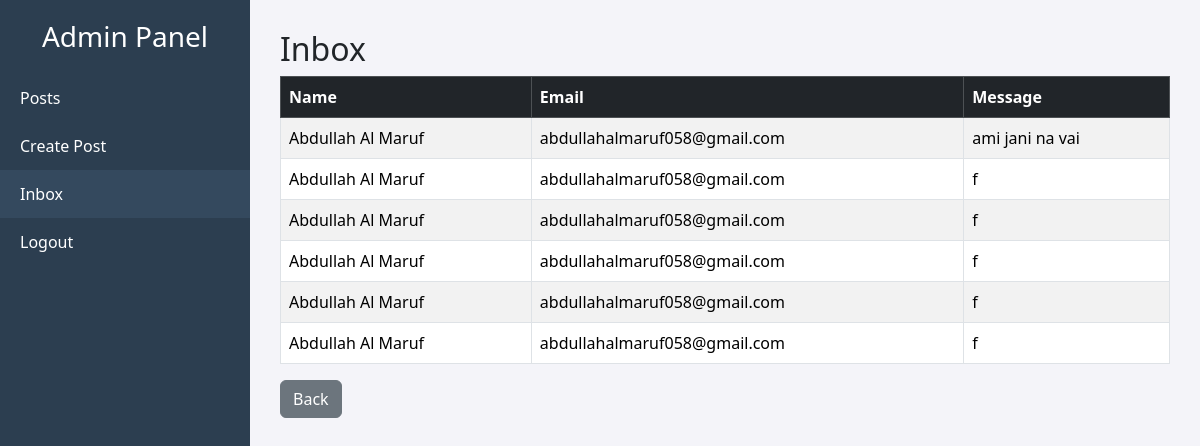
Page /inbox.php (signed in) on the committed database.
### tables this page shows
CREATE TABLE `contact` (
  `id` int(11) NOT NULL,
  `firstname` varchar(100) NOT NULL,
  `lastname` varchar(100) NOT NULL,
  `email` varchar(500) NOT NULL,
  `message` text NOT NULL
);

### inbox.php (the view, shortened to what this page needs)
<?php
include "db.php";
?>
<!DOCTYPE html>
<html lang="en">
<head>
<link href="https://cdn.jsdelivr.net/npm/bootstrap@5.3.1/dist/css/bootstrap.min.css" rel="stylesheet">
</head>
<body>
<div class="sidebar">
    <h3>Admin Panel</h3>
    <a href="post.php">Posts</a>
    <a href="create.php">Create Post</a>
    <a href="inbox.php" style="background:#34495e;">Inbox</a>
    <a href="logout.php">Logout</a>
</div>
<div class="content">
    <h2>Inbox</h2>
<?php
$sql = "SELECT * FROM contact ORDER BY id DESC";
$result = $conn->query($sql);
?>
<table class="table table-bordered table-striped">
    <thead class="table-dark">
        <tr>
            <th>Name</th>
            <th>Email</th>
            <th>Message</th>
        </tr>
    </thead>
    <tbody>
        <?php
        if($result->num_rows > 0){
            while($row = $result->fetch_assoc()){
                echo "<tr>";
                echo "<td>".htmlspecialchars($row['firstname'].' '.$row['lastname'])."</td>";
                echo "<td>".htmlspecialchars($row['email'])."</td>";
                echo "<td>".htmlspecialchars($row['message'])."</td>";
                echo "</tr>";
            }
        } else {
            echo "<tr><td colspan='3' class='text-center'>No contacts found</td></tr>";
        }
        ?>
    </tbody>
</table>
<a href="admin.php" class="btn btn-secondary">Back</a>
</div>
</body>
</html>

### inbox.php (style rules this page uses)
body { margin:0; background:#f4f4f9; }
.sidebar { width:250px; min-height:100vh; background:#2c3e50; color:#fff; position:fixed; left:0; top:0; padding-top:20px; }
.sidebar h3 { text-align:center; margin-bottom:20px; }
.sidebar a { display:block; padding:12px 20px; color:#fff; text-decoration:none; }
.content { margin-left:250px; padding:30px; }

### rows in the picture
contact: firstname+lastname "Abdullah Al Maruf", email "abdullahalmaruf058@gmail.com", message "ami jani na vai"
contact: firstname+lastname "Abdullah Al Maruf", email "abdullahalmaruf058@gmail.com", message "f"
contact: firstname+lastname "Abdullah Al Maruf", email "abdullahalmaruf058@gmail.com", message "f"
contact: firstname+lastname "Abdullah Al Maruf", email "abdullahalmaruf058@gmail.com", message "f"
contact: firstname+lastname "Abdullah Al Maruf", email "abdullahalmaruf058@gmail.com", message "f"
contact: firstname+lastname "Abdullah Al Maruf", email "abdullahalmaruf058@gmail.com", message "f"
